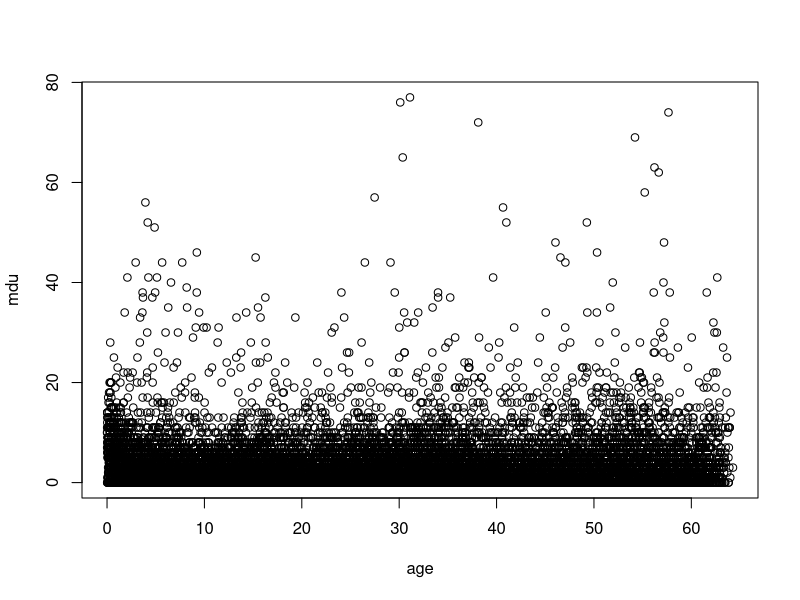

The R script that drew this image:

setwd("/Users/sarath.chandra/Desktop/Study/Residency")

doctorVisits <- read.csv("dataset_DoctorContacts.csv")

summary (doctorVisits)

View(doctorVisits)

age <- doctorVisits[13]

View(age)

length(age)

mdu <- doctorVisits[2]

length(mdu)


View(mdu)

df <- data.frame(age,mdu)

plot(df)


